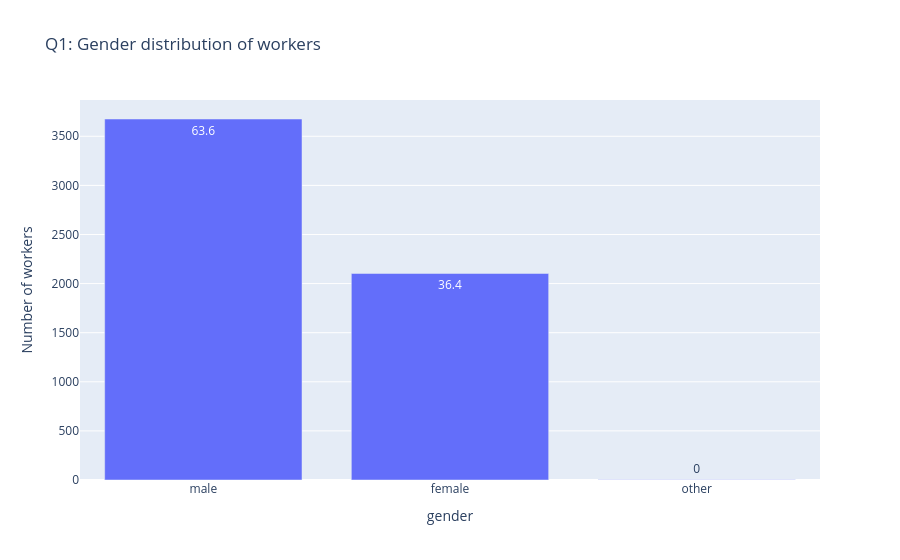

This figure's notebook cell:
### Code cell
# Q1: gender
q1 = pd.DataFrame({
    'count': df['gender'].value_counts(dropna=False),
    'percent': (df['gender'].value_counts(normalize=True, dropna=False) * 100).round(1)
})
display(q1)
px.bar(q1, x=q1.index, y='count', text='percent', title='Q1: Gender distribution of workers',
       labels={'x': 'Gender', 'count': 'Number of workers'}).show()

### Figure 1 — Plotly figure (JSON) as saved in the notebook; plotly's stock layout.template omitted (floating-point values rounded to 4 significant figures)
{"data": [{"hovertemplate": "gender=%{x}<br>Number of workers=%{y}<br>percent=%{text}<extra></extra>", "legendgroup": "", "marker": {"color": "#636efa", "pattern": {"shape": ""}}, "name": "", "orientation": "v", "showlegend": false, "text": [63.6, 36.4, 0.0], "textposition": "auto", "type": "bar", "x": ["male", "female", "other"], "xaxis": "x", "y": [3676, 2103, 2], "yaxis": "y"}], "layout": {"barmode": "relative", "legend": {"tracegroupgap": 0}, "title": {"text": "Q1: Gender distribution of workers"}, "xaxis": {"anchor": "y", "domain": [0, 1], "title": {"text": "gender"}}, "yaxis": {"anchor": "x", "domain": [0, 1], "title": {"text": "Number of workers"}}}}
